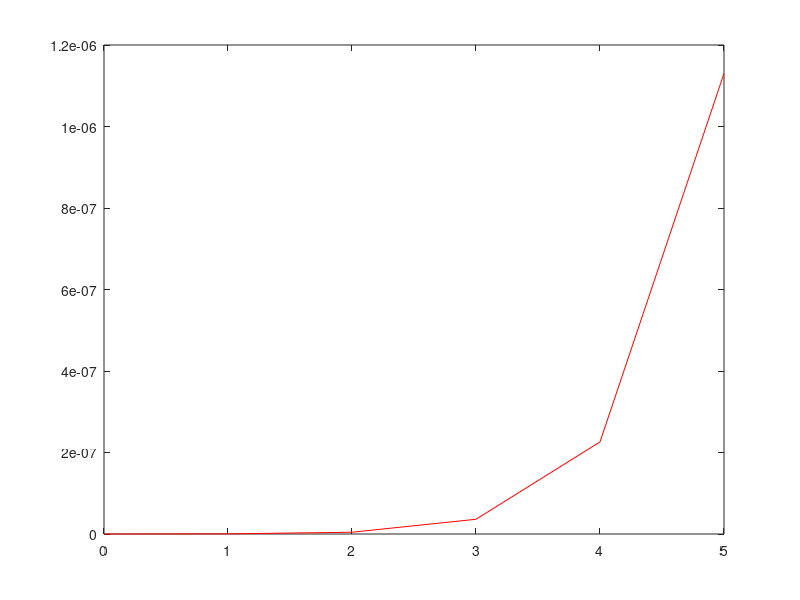

The MATLAB source for this figure:
# EX 2

# Poisson approximation of the binomial distribution

n = input("n = ") # n >= 30
p = input("p = ") # p <= 0.05

lambda = n*p
x = [0:n]

plot(x, binopdf(x, n, p), 'g')
hold on;

plot(x, poisspdf(x, lambda), 'r')


